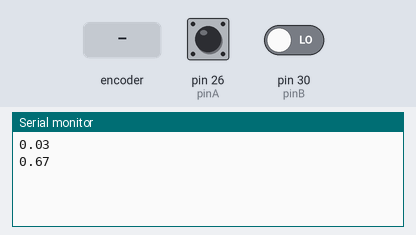
Recording of a sketch running on a simulated Arduino Mega 2560, built with avr-gcc and run on an emulated ATmega2560. Parts: the last lines printed to the serial monitor. The inputs (shaded band) are chosen by the test bench; at power-on: pin 26 (pinA) HIGH, pin 30 (pinB) LOW.

Above: at 1.2 s.
1.3 s: rotary encoder on pin 26 (pinA) / pin 30 (pinB) turned 1 step (first pin leading)
At 2.7 s:
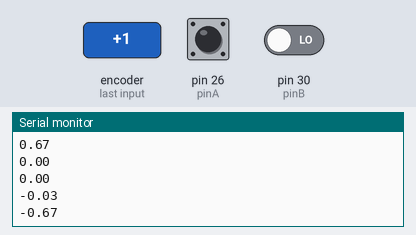
3.0 s: rotary encoder on pin 26 (pinA) / pin 30 (pinB) turned 2 steps (second pin leading)
At 3.9 s:
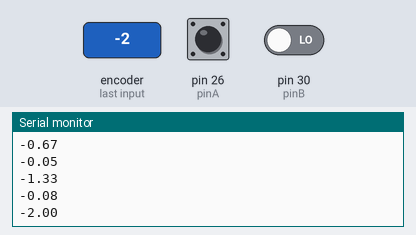
Timing chart, 0 to 6.0 s (numbered marks = the images above; inputs shaded):
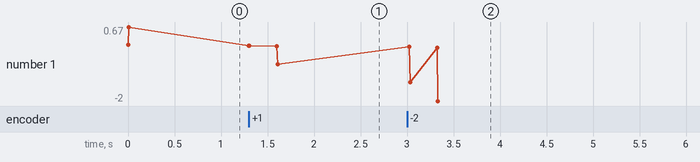

The sketch:

Encoder_DO_KHOANG_CACH.ino
```cpp
int pinA = 26;
int pinB = 30;
float encoderPosCount = 0;
int pinALast;
int aVal;
boolean bCW;
float distance =0;
float tinhcm = 0;
const float pi = 3.14;
const float D = 8.5;


void setup() {
 Serial.begin(9600);

}

void loop()  {
aVal = digitalRead(pinA);
  if (aVal != pinALast){
    if (digitalRead(pinB) != aVal){
      encoderPosCount ++;
      bCW = true; }
      else
      {
        bCW = false;
        encoderPosCount--;
     }
     distance = (encoderPosCount /40) ;
    Serial.println(distance);
    tinhcm = (D*pi)*distance ;
    Serial.println(tinhcm);
    delay(300);
    pinALast = aVal;
  }
}
```

Measured:
- after the input at 1.3 s, the serial monitor: prints a new line at once (image 1)
- after the input at 3.0 s, the serial monitor: prints a new line at once (image 2)
- plotted number 1: 0.67 → -0.67 after the input at 1.3 s, -0.67 → -2 after the input at 3.0 s
